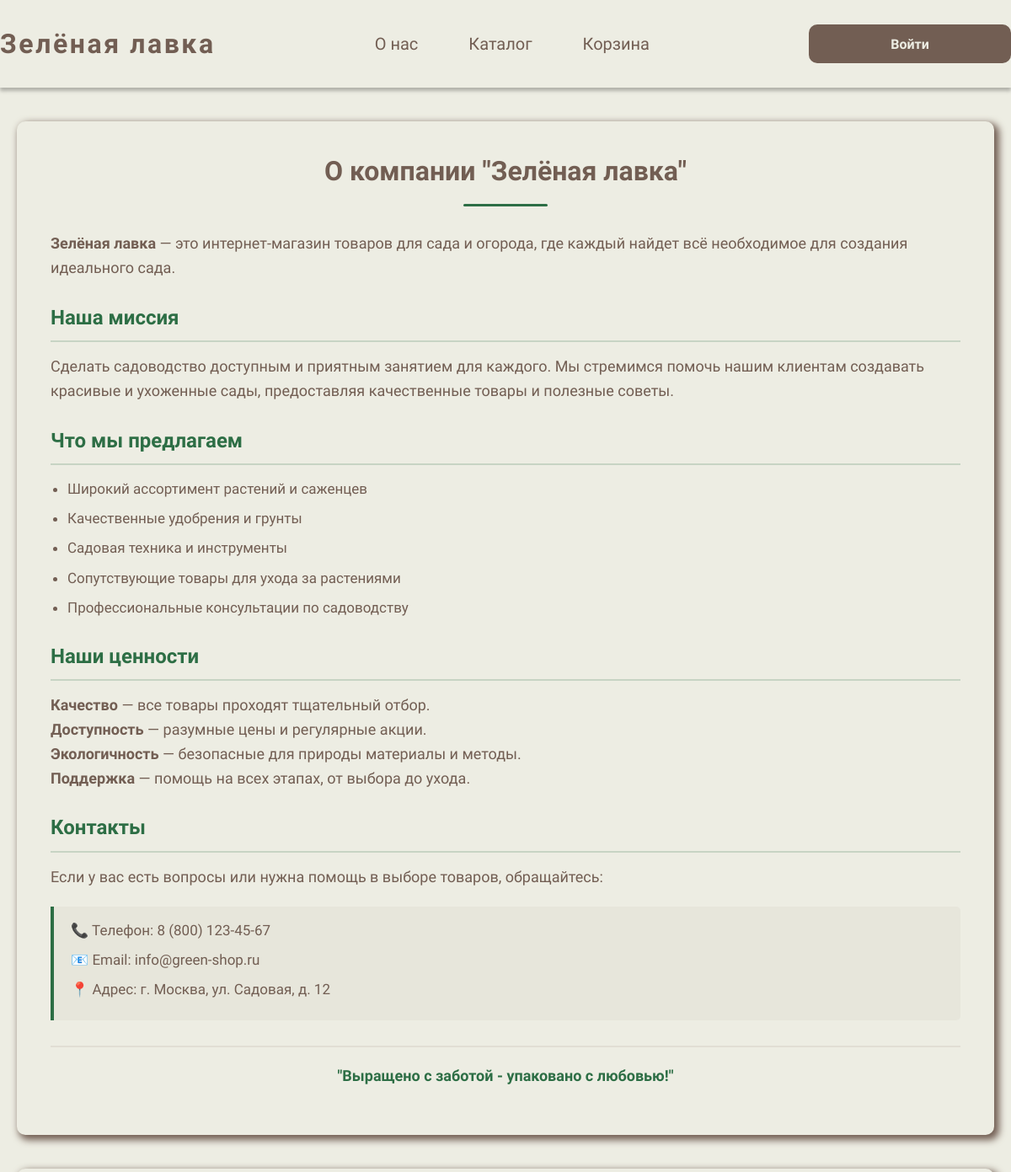
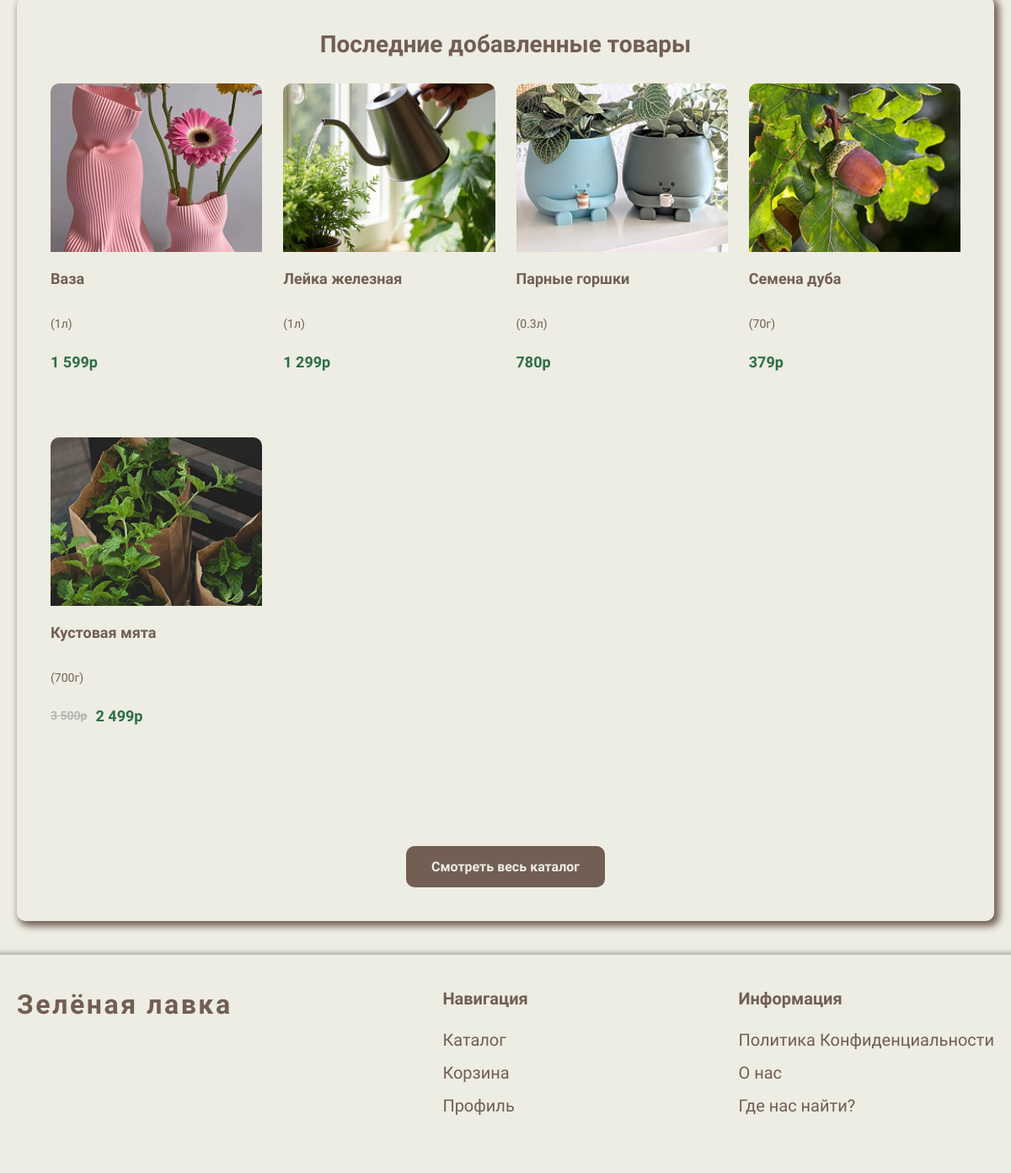
Page /about.php on the committed database (2 pictures, top to bottom).
### tables this page shows
CREATE TABLE `products` (
  `id` int NOT NULL AUTO_INCREMENT,
  `name` varchar(200) NOT NULL,
  `description` text,
  `price` decimal(10,2) NOT NULL,
  `old_price` decimal(10,2) DEFAULT NULL,
  `weight` varchar(50) DEFAULT NULL,
  `country_id` int DEFAULT NULL,
  `production_year` year DEFAULT NULL,
  `producer` varchar(100) DEFAULT NULL,
  `quantity` int DEFAULT '0',
  `category_id` int DEFAULT NULL,
  `is_promotional` tinyint(1) DEFAULT '0',
  `image` varchar(255) DEFAULT NULL,
  `created_at` timestamp NULL DEFAULT CURRENT_TIMESTAMP,
  PRIMARY KEY (`id`),
  KEY `country_id` (`country_id`),
  KEY `category_id` (`category_id`),
  CONSTRAINT `products_ibfk_1` FOREIGN KEY (`country_id`) REFERENCES `countries` (`id`),
  CONSTRAINT `products_ibfk_2` FOREIGN KEY (`category_id`) REFERENCES `categories` (`id`)
);

### includes/functions.php (called while the page is built, shortened)
<?php
function isLoggedIn() {
    return isset($_SESSION['user_id']);
}
function formatPrice($price) {
    return number_format($price, 0, '', ' ') . 'р';
}
?>

### about.php (the view, shortened to what this page needs)
<?php
require_once 'includes/functions.php';
$latest_products_query = "SELECT p.*, c.name as country_name
                          FROM products p
                          LEFT JOIN countries c ON p.country_id = c.id
                          WHERE p.quantity > 0
                          ORDER BY p.created_at DESC
                          LIMIT 5";
$latest_result = mysqli_query($conn, $latest_products_query);
?>
<?php include 'includes/header.php'; ?>
<link rel="stylesheet" href="css/about.css">
<div class="about-simple-page">
    <div class="about-simple-container">
        <h1 class="about-simple-title">О компании "Зелёная лавка"</h1>
        <div class="about-divider"></div>
        <div class="about-simple-content">
            <p><strong>Зелёная лавка</strong> — это интернет-магазин товаров для сада и огорода, где каждый найдет всё необходимое для создания идеального сада.</p>
            <h2>Наша миссия</h2>
            <p>Сделать садоводство доступным и приятным занятием для каждого. Мы стремимся помочь нашим клиентам создавать красивые и ухоженные сады, предоставляя качественные товары и полезные советы.</p>
            <h2>Что мы предлагаем</h2>
            <ul>
                <li>Широкий ассортимент растений и саженцев</li>
                <li>Качественные удобрения и грунты</li>
                <li>Садовая техника и инструменты</li>
                <li>Сопутствующие товары для ухода за растениями</li>
                <li>Профессиональные консультации по садоводству</li>
            </ul>
            <h2>Наши ценности</h2>
            <p><strong>Качество</strong> — все товары проходят тщательный отбор.<br>
            <strong>Доступность</strong> — разумные цены и регулярные акции.<br>
            <strong>Экологичность</strong> — безопасные для природы материалы и методы.<br>
            <strong>Поддержка</strong> — помощь на всех этапах, от выбора до ухода.</p>
            <h2>Контакты</h2>
            <p>Если у вас есть вопросы или нужна помощь в выборе товаров, обращайтесь:</p>
            <div class="contact-info">
                <p>📞 Телефон: 8 (800) 123-45-67</p>
                <p>📧 Email: info@green-shop.ru</p>
                <p>📍 Адрес: г. Москва, ул. Садовая, д. 12</p>
            </div>
            <p class="about-slogan">"Выращено с заботой - упаковано с любовью!"</p>
        </div>
    </div>
    <?php if(mysqli_num_rows($latest_result) > 0): ?>
    <div class="latest-products-section">
        <h2 class="section-title">Последние добавленные товары</h2>
        <div class="products-grid">
            <?php while($product = mysqli_fetch_assoc($latest_result)): ?>
                <a href="product.php?id=<?php echo $product['id']; ?>" class="product-link">
                    <div class="product-card">
                        <img src="images/<?php echo $product['image']; ?>"
                             alt="<?php echo $product['name']; ?>"
                             class="product-image">
                        <div class="product-info">
                            <h3 class="product-name"><?php echo $product['name']; ?></h3>
                            <div class="product-weight">
                                <?php if($product['weight']): ?>
                                <span>(<?php echo $product['weight']; ?>)</span>
                                <?php endif; ?>
                            </div>
                            <div class="product-price">
                                <?php if($product['old_price'] && $product['old_price'] > $product['price']): ?>
                                <span class="old-price"><?php echo formatPrice($product['old_price']); ?></span>
                                <?php endif; ?>
                                <span class="current-price"><?php echo formatPrice($product['price']); ?></span>
                            </div>
                        </div>
                    </div>
                </a>
            <?php endwhile; ?>
        </div>
        <div style="text-align: center; margin-top: 30px;">
            <a href="catalog.php" class="btn-primary">Смотреть весь каталог</a>
        </div>
    </div>
    <?php endif; ?>
</div>
<?php include 'includes/footer.php'; ?>

### includes/header.php (shortened to what this page needs)
<!DOCTYPE html>
<html lang="ru">
<head>
    <link rel="stylesheet" href="css/style.css">
</head>
<body>
    <div class="header">
        <div class="header-content">
            <a href="index.php" class="logo"><div class="logo">Зелёная лавка</div></a>
            <nav class="main-nav">
                <a href="about.php">О нас</a>
                <a href="catalog.php">Каталог</a>
                <a href="cart.php" class="cart-link">
    Корзина
</a>
            </nav>
            <div class="header-actions">
                <?php if (isLoggedIn()): ?>
                    <a href="profile.php" class="profile-link"><img src="images\User Male.png" alt=""></a>
                <?php else: ?>
                    <a href="login.php" class="login-btn">Войти</a>
                <?php endif; ?>
            </div>
        </div>
    </div>
    <div class="container">

### includes/footer.php (shortened to what this page needs)
    </div>
    <div class="footer">
        <div class="footer-content">
            <div class="footer-section">
                <div class="footer-logo">Зелёная лавка</div>
            </div>
            <div class="footer-section">
                <h4>Навигация</h4>
                <a href="catalog.php">Каталог</a>
                <a href="cart.php">Корзина</a>
                <a href="orders.php">Профиль</a>
            </div>
            <div class="footer-section">
                <h4>Информация</h4>
                <a href="privacy.php">Политика Конфиденциальности</a>
                <a href="about.php">О нас</a>
                <a href="contacts.php">Где нас найти?</a>
            </div>
        </div>
    </div>
</body>
</html>

### css/style.css (style rules this page uses)
* { margin: 0; padding: 0; box-sizing: border-box; }
body { font-family: 'Inria Sans', sans-serif; background: #EDEDE3; color: #725E53; margin: 0; }
.container { min-height: calc(100vh - 104px - 259px); }
.header { width: 100%; height: 104px; background: #EDEDE3; box-shadow: 0px 4px 4px rgba(0, 0, 0, 0.25); position: sticky; top: 0; z-index: 1000; }
.header-content { max-width: 1400px; margin: 0 auto; height: 100%; display: flex; align-items: center; justify-content: space-between; }
.logo { font-size: 32px; font-weight: 700; color: #725E53; letter-spacing: 2.56px; text-decoration: none; }
.main-nav { display: flex; gap: 60px; }
.main-nav a { color: #725E53; text-decoration: none; font-size: 20px; font-weight: 400; transition: color 0.3s; }
.header-actions { display: flex; align-items: center; gap: 50px; }
.login-btn, .logout-btn { width: 240px; height: 46px; background: #725E53; border-radius: 10px; color: #EDEDE3; text-decoration: none; display: flex; align-items: center; justify-content: center; font-weight: 700; font-size: 16px; transition: background 0.3s; }
.cart-link, .profile-link { color: #725E53; text-decoration: none; font-size: 20px; transition: color 0.3s; }
.footer { width: 100%; height: 259px; background: #EDEDE3; box-shadow: 0px 4px 5px 7px rgba(0, 0, 0, 0.25); margin-top: 40px; }
.footer-content { max-width: 1400px; margin: 0 auto; padding: 40px 20px; display: flex; justify-content: space-between; }
.footer-section { display: flex; flex-direction: column; gap: 15px; }
.footer-logo { font-size: 32px; font-weight: 700; color: #725E53; letter-spacing: 2.56px; }
.footer-section h4 { font-size: 20px; font-weight: 700; margin-bottom: 10px; color: #725E53; }
.footer-section a { color: #725E53; text-decoration: none; font-size: 20px; font-weight: 400; transition: color 0.3s; }
.section-title { color: #725E53; font-size: 35px; font-weight: 700; margin-bottom: 60px; text-align: left; }
.products-grid { display: flex; justify-content: space-between; gap: 30px; margin: 0; flex-wrap: nowrap; }
.product-link { text-decoration: none; display: block; flex: 0 0 calc(25% - 22.5px); max-width: 243px; }
.product-card { border-radius: 10px; overflow: hidden; width: 100%; display: flex; flex-direction: column; }
.product-image { width: 100%; height: 366px; object-fit: cover; display: block; }
.product-name { width: 100%; font-size: 22px; font-weight: 700; color: #725E53; margin-bottom: 15px; min-height: 60px; display: flex; align-items: center; }
.product-weight { margin-bottom: 15px; font-size: 18px; color: #725E53; font-weight: 300; height: 24px; display: flex; align-items: center; }
.product-weight span { font-size: 15px; }
.product-price { display: flex; align-items: center; gap: 10px; margin-bottom: 15px; position: relative; height: 40px; }
.current-price { color: #2D6E45; font-size: 21px; font-weight: 700; }
.old-price { color: #B4B4B4; font-size: 15px; font-weight: 700; text-decoration: line-through; position: relative; }
.btn-primary { background: #725E53; color: #EDEDE3; border: none; padding: 16px 32px; border-radius: 10px; font-size: 20px; font-weight: 400; cursor: pointer; transition: background 0.3s; text-decoration: none; display: inline-block; text-align: center; margin-top: 60px; }
@media (max-width: 1400px) { .products-grid { justify-content: center; flex-wrap: wrap; } }
@media (max-width: 1400px) { .product-link { flex: 0 0 calc(50% - 15px); max-width: 300px; margin-bottom: 30px; } }

### rows in the picture
products: image (picture), name "Ваза", weight "1л", price "1 599р"
products: image (picture), name "Лейка железная", weight "1л", price "1 299р"
products: image (picture), name "Парные горшки", weight "0.3л", price "780р"
products: image (picture), name "Семена дуба", weight "70г", price "379р"
products: image (picture), name "Кустовая мята", weight "700г", old_price "3 500р", price "2 499р"
